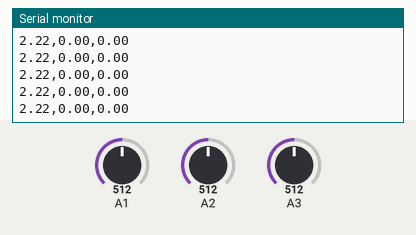
Bench run of a sketch on a simulated Arduino Uno, built with avr-gcc and run on an emulated ATmega328P. Parts: the last lines printed to the serial monitor. Inputs (shaded band) come from the test bench; at power-on: A1 = 512, A2 = 512, A3 = 512.

Above: at 1.2 s.
1.3 s: A1 set to 716
At 2.3 s:
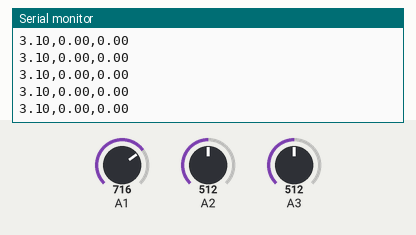
4.3 s: A1 set to 900
At 5.2 s:
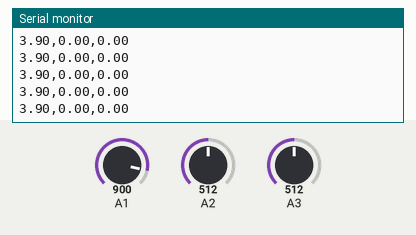
Timing chart, 0 to 7.3 s (numbered marks = the images above; inputs shaded):
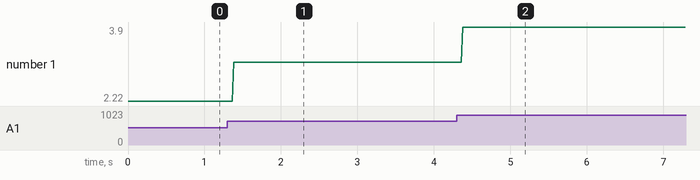

Measured:
- after the input at 1.3 s, the serial monitor: prints a new line after 0.08 s (image 1)
- after the input at 4.3 s, the serial monitor: prints a new line after 0.08 s (image 2)
- plotted number 1: 2.22 → 3.1 after the input at 1.3 s, 3.1 → 3.9 after the input at 4.3 s

The sketch:

Battery_checker1.ino
```cpp
float e = 0;//analogRead(1)
float r = 0;//analogRead(2)
float t = 0;//analogRead(3)
float s = 0;//Battery cell 1
float d = 0;//Battery cell 2
float f = 0;//Battery cell 3
void setup() {
  Serial.begin(9600);
  analogReference(INTERNAL);//

}

void loop() {
e = analogRead(1);
r = analogRead(2);
t = analogRead(3);

s = e * 4.2;
s = s / 969;//equation for Battery cell 1


Serial.print(s);//Battery cell 1
Serial.print(',');
Serial.print(d);//Battery cell 2
Serial.print(',');
Serial.println(f);//Battery cell 3
}
```
